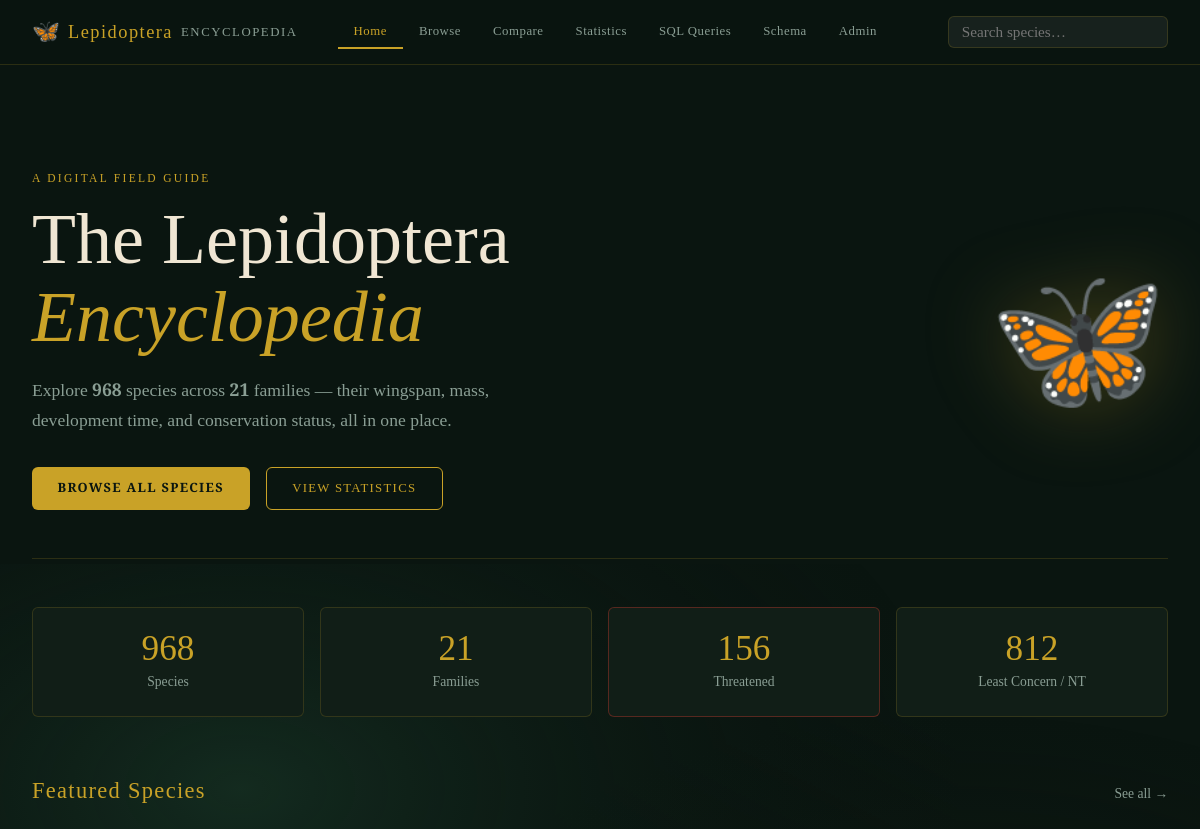
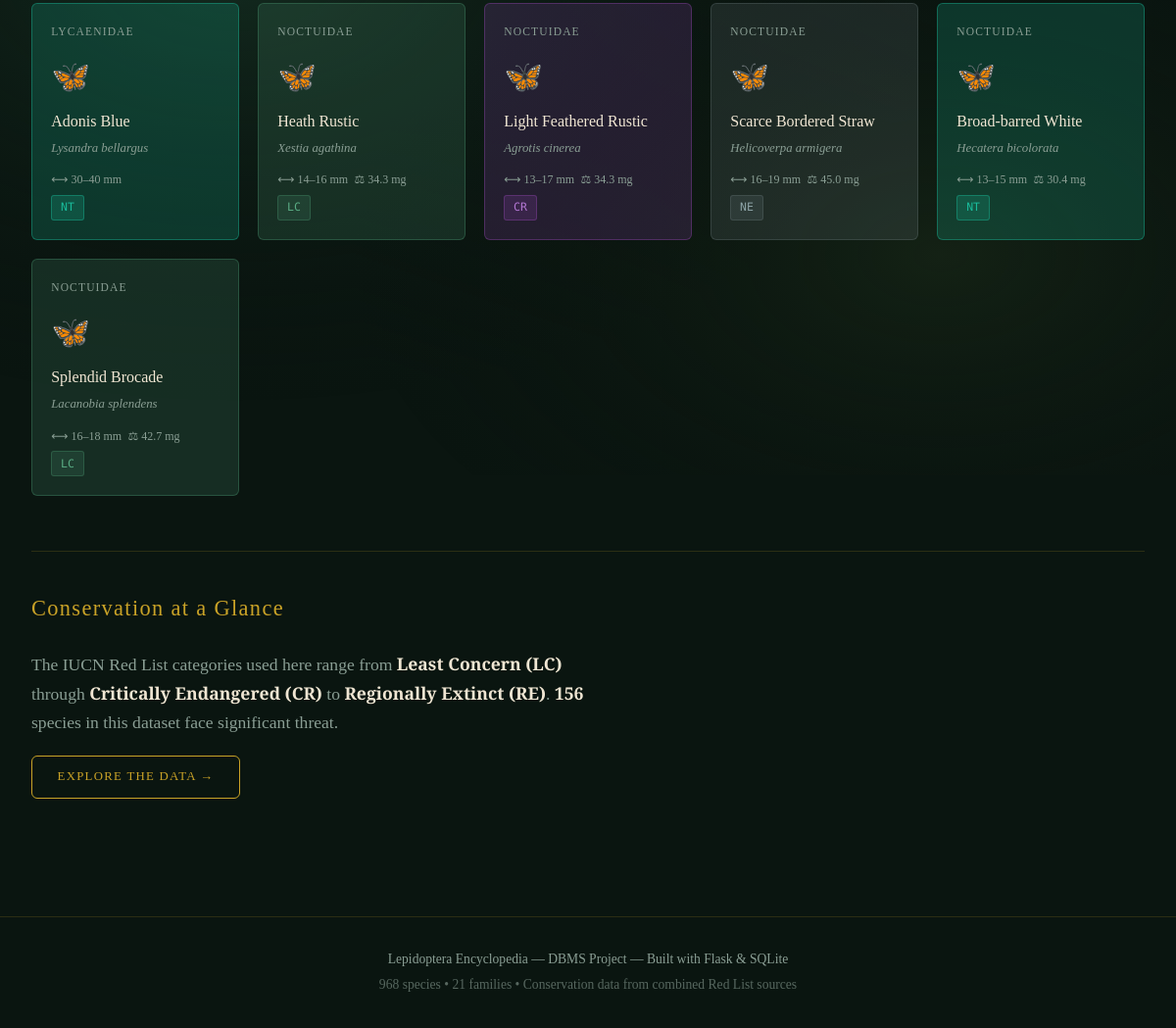
The page / on the database its author committed (2 pictures, top to bottom).
### tables this page shows
CREATE TABLE species (
            id                  INTEGER PRIMARY KEY AUTOINCREMENT,
            scientific_name     TEXT    NOT NULL UNIQUE,
            common_name         TEXT,
            family_id           INTEGER NOT NULL REFERENCES families(id),
            status_code         TEXT    NOT NULL REFERENCES conservation_status(code),
            span_min_mm         REAL,
            span_max_mm         REAL,
            dry_mass_mg         REAL,
            months_to_adult     INTEGER
        );

CREATE TABLE families (
            id          INTEGER PRIMARY KEY AUTOINCREMENT,
            name        TEXT    NOT NULL UNIQUE
        );

### app.py (the view)
@app.route("/")
def index():
    db = get_db()
    total      = db.execute("SELECT COUNT(*) FROM species").fetchone()[0]
    families   = db.execute("SELECT COUNT(*) FROM families").fetchone()[0]
    threatened = db.execute(
        "SELECT COUNT(*) FROM species WHERE status_code IN ('VU','EN','CR','CR (PE)','RE')"
    ).fetchone()[0]
    featured = db.execute("""
        SELECT s.id, s.scientific_name, s.common_name,
               f.name AS family, s.status_code, cs.description AS status_desc,
               s.span_min_mm, s.span_max_mm, s.dry_mass_mg, s.months_to_adult
        FROM   species s
        JOIN   families f  ON f.id = s.family_id
        JOIN   conservation_status cs ON cs.code = s.status_code
        ORDER  BY RANDOM() LIMIT 6
    """).fetchall()
    return render_template("index.html",
        total=total, families=families, threatened=threatened, featured=featured)

### app.py (called while the page is built)
def get_db():
    if "db" not in g:
        g.db = sqlite3.connect(DB_PATH)
        g.db.row_factory = sqlite3.Row
        g.db.execute("PRAGMA foreign_keys = ON")
    return g.db

### templates/index.html (shortened to what this page needs)
{% extends "base.html" %}
{% block content %}
<section class="hero">
  <div class="hero-inner">
    <p class="hero-eyebrow">A Digital Field Guide</p>
    <h1 class="hero-title">
      The Lepidoptera<br>
      <em>Encyclopedia</em>
    </h1>
    <p class="hero-desc">
      Explore <strong>{{ total }}</strong> species across <strong>{{ families }}</strong> families —
      their wingspan, mass, development time, and conservation status, all in one place.
    </p>
    <div class="hero-cta">
      <a href="/browse" class="btn btn-primary">Browse All Species</a>
      <a href="/stats" class="btn btn-ghost">View Statistics</a>
    </div>
  </div>
  <div class="hero-ornament" aria-hidden="true">
    <span class="ornament-butterfly">🦋</span>
  </div>
</section>
<section class="stat-strip">
  <div class="stat-card">
    <span class="stat-num">{{ total }}</span>
    <span class="stat-label">Species</span>
  </div>
  <div class="stat-card">
    <span class="stat-num">{{ families }}</span>
    <span class="stat-label">Families</span>
  </div>
  <div class="stat-card accent-red">
    <span class="stat-num">{{ threatened }}</span>
    <span class="stat-label">Threatened</span>
  </div>
  <div class="stat-card">
    <span class="stat-num">{{ total - threatened }}</span>
    <span class="stat-label">Least Concern / NT</span>
  </div>
</section>
<section class="section featured-section">
  <div class="section-header">
    <h2 class="section-title">Featured Species</h2>
    <a href="/browse" class="see-all">See all →</a>
  </div>
  <div class="species-grid">
    {% for sp in featured %}
    <a href="/species/{{ sp.id }}" class="species-card status-{{ sp.status_code | replace(' ', '-') | replace('(', '') | replace(')', '') }}">
      <div class="card-family">{{ sp.family }}</div>
      <div class="card-butterfly">🦋</div>
      <h3 class="card-common">{{ sp.common_name or sp.scientific_name }}</h3>
      <p class="card-sci"><em>{{ sp.scientific_name }}</em></p>
      <div class="card-meta">
        {% if sp.span_min_mm and sp.span_max_mm %}
        <span title="Wingspan">⟷ {{ sp.span_min_mm|int }}–{{ sp.span_max_mm|int }} mm</span>
        {% endif %}
        {% if sp.dry_mass_mg %}
        <span title="Dry mass">⚖ {{ sp.dry_mass_mg|round(1) }} mg</span>
        {% endif %}
      </div>
      <span class="status-badge status-{{ sp.status_code | replace(' ', '-') | replace('(', '') | replace(')', '') }}">
        {{ sp.status_code }}
      </span>
    </a>
    {% endfor %}
  </div>
</section>
<section class="section conservation-section">
  <div class="section-header">
    <h2 class="section-title">Conservation at a Glance</h2>
  </div>
  <div class="conservation-desc">
    <p>
      The IUCN Red List categories used here range from <strong>Least Concern (LC)</strong> through
      <strong>Critically Endangered (CR)</strong> to <strong>Regionally Extinct (RE)</strong>.
      <strong>{{ threatened }}</strong> species in this dataset face significant threat.
    </p>
    <a href="/stats" class="btn btn-ghost" style="margin-top:1.2rem;">Explore the Data →</a>
  </div>
</section>
{% endblock %}

### templates/base.html (shortened to what this page needs)
<!DOCTYPE html>
<html lang="en">
<head>
  <link rel="stylesheet" href="{{ url_for('static', filename='style.css') }}">
</head>
<body>
  <div class="bg-layer" aria-hidden="true">
  </div>
  <header class="site-header">
    <nav class="nav-inner">
      <a class="nav-logo" href="/">
        <span class="logo-icon">🦋</span>
        <span class="logo-text">Lepidoptera</span>
        <span class="logo-sub">Encyclopedia</span>
      </a>
      <ul class="nav-links">
        <li><a href="/" {% if request.endpoint == 'index' %}class="active"{% endif %}>Home</a></li>
        <li><a href="/browse" {% if request.endpoint == 'browse' %}class="active"{% endif %}>Browse</a></li>
        <li><a href="/compare" {% if request.endpoint == 'compare' %}class="active"{% endif %}>Compare</a></li>
        <li><a href="/stats" {% if request.endpoint == 'stats' %}class="active"{% endif %}>Statistics</a></li>
        <li><a href="/queries" {% if request.endpoint == 'queries' %}class="active"{% endif %}>SQL Queries</a></li>
        <li><a href="/schema" {% if request.endpoint == 'schema' %}class="active"{% endif %}>Schema</a></li>
        <li><a href="/admin" {% if request.endpoint in ['admin','admin_new','admin_edit'] %}class="active"{% endif %}>Admin</a></li>
      </ul>
      <div class="nav-search-wrap">
        <input id="quickSearch" type="text" placeholder="Search species…" autocomplete="off">
      </div>
    </nav>
  </header>
  <main class="main-content">
    {% block content %}{% endblock %}
  </main>
  <footer class="site-footer">
    <p>Lepidoptera Encyclopedia &mdash; DBMS Project &mdash; Built with Flask &amp; SQLite</p>
    <p class="footer-sub">968 species &bull; 21 families &bull; Conservation data from combined Red List sources</p>
  </footer>
</body>
</html>

### rows shown on the page
species: family "LYCAENIDAE", common_name "Adonis Blue", scientific_name "Lysandra bellargus", span_min_mm "30", span_max_mm "40", status_code "NT"
species: family "NOCTUIDAE", common_name "Heath Rustic", scientific_name "Xestia agathina", span_min_mm "14", span_max_mm "16", dry_mass_mg "34.3", status_code "LC"
species: family "NOCTUIDAE", common_name "Light Feathered Rustic", scientific_name "Agrotis cinerea", span_min_mm "13", span_max_mm "17", dry_mass_mg "34.3", status_code "CR"
species: family "NOCTUIDAE", common_name "Scarce Bordered Straw", scientific_name "Helicoverpa armigera", span_min_mm "16", span_max_mm "19", dry_mass_mg "45.0", status_code "NE"
species: family "NOCTUIDAE", common_name "Broad-barred White", scientific_name "Hecatera bicolorata", span_min_mm "13", span_max_mm "15", dry_mass_mg "30.4", status_code "NT"
species: family "NOCTUIDAE", common_name "Splendid Brocade", scientific_name "Lacanobia splendens", span_min_mm "16", span_max_mm "18", dry_mass_mg "42.7", status_code "LC"

### other values the page prints
{{ total }} "968"
{{ families }} "21"
{{ threatened }} "156"
{{ total - threatened }} "812"
